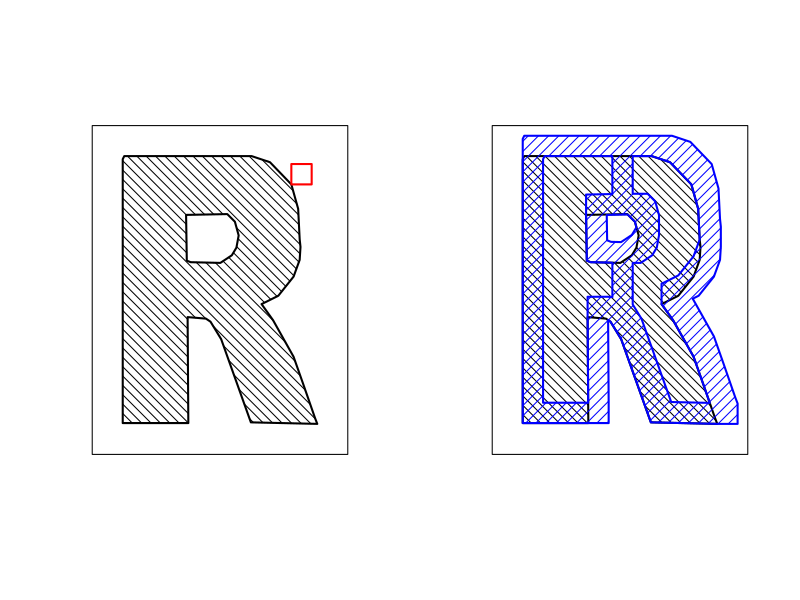
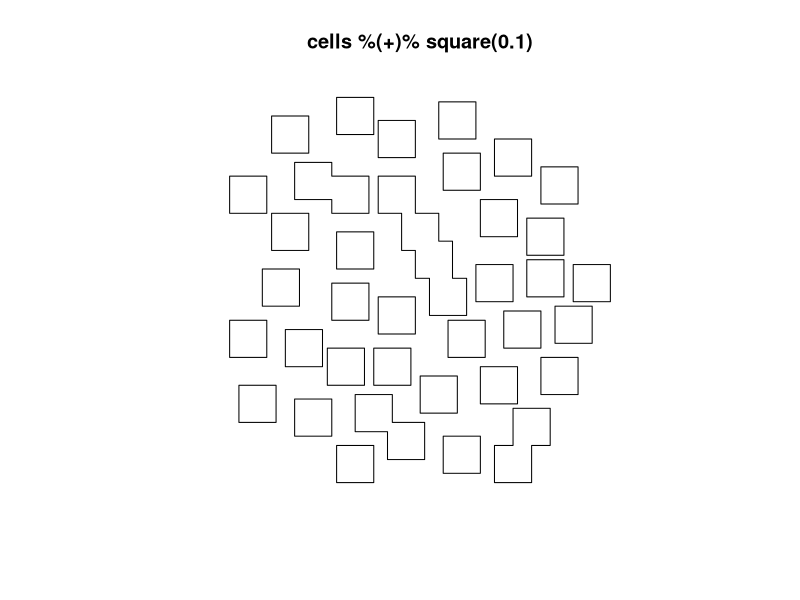

Reproduce these figures in R, in order.
library(spatstat)


### Name: MinkowskiSum
### Title: Minkowski Sum of Windows
### Aliases: MinkowskiSum %(+)% dilationAny
### Keywords: spatial math

### ** Examples

  B <- square(0.2)
  RplusB <- letterR %(+)% B

  opa <- par(mfrow=c(1,2))
  FR <- grow.rectangle(Frame(letterR), 0.3)
  plot(FR, main="")
  plot(letterR, add=TRUE, lwd=2, hatch=TRUE, hatchargs=list(texture=5))
  plot(shift(B, vec=c(3.675, 3)),
       add=TRUE, border="red", lwd=2)
  plot(FR, main="")
  plot(letterR, add=TRUE, lwd=2, hatch=TRUE, hatchargs=list(texture=5))
  plot(RplusB, add=TRUE, border="blue", lwd=2,
         hatch=TRUE, hatchargs=list(col="blue"))
  par(opa)

  plot(cells %(+)% square(0.1))
